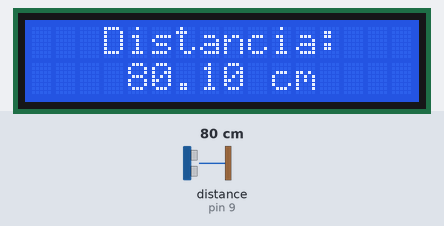
Simulated run of this sketch. Board: Arduino Uno, built with avr-gcc and run on an emulated ATmega328P. Shown: 16×2 character LCD. Wiring (inferred from the names in the program): ultrasonic range finder: trigger pin 10; echo pin 9. Inputs (shaded band) come from the test bench; at power-on: distance to the obstacle (sensor on pin 9) 80 cm. The echo pulse lasts 58.3 µs per cm.

Above: at 2.2 s.
2.3 s: distance to the obstacle (sensor on pin 9) set to 9 cm
At 4.2 s:
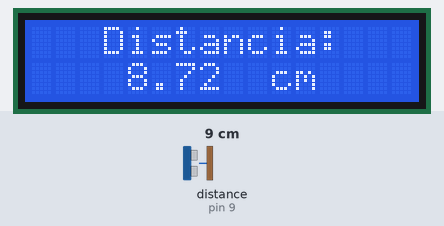
4.6 s: distance to the obstacle (sensor on pin 9) set to 2 cm
At 5.4 s:
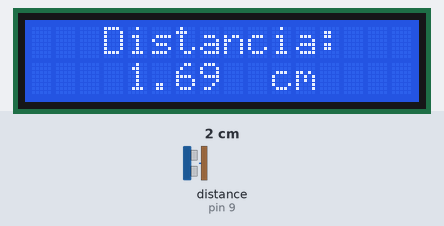
6.1 s: distance to the obstacle (sensor on pin 9) set to 4 cm
At 7.1 s:
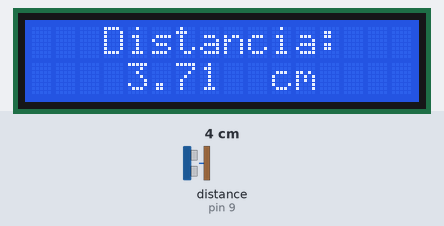
7.6 s: distance to the obstacle (sensor on pin 9) set to 9 cm
At 8.9 s:
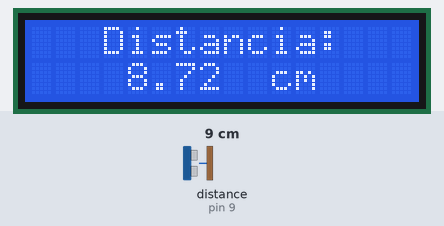
Timing chart, 0 to 10.6 s (numbered marks = the images above; inputs shaded):
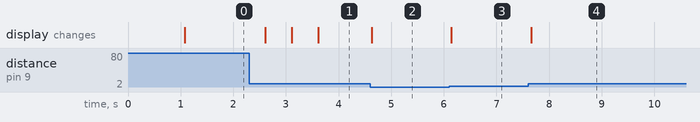

The sketch:

s20.ino
```cpp
#include<LiquidCrystal.h>
#define Trig 10
#define Echo 9

LiquidCrystal pantallita(12, 11, 5, 4, 3, 2);

float tiempo=0,distancia=0;

void setup()
{
  pinMode(Trig,OUTPUT);
  pinMode(Echo,INPUT);
  digitalWrite(Trig,LOW);
  pantallita.begin(16, 2);
  pantallita.setCursor(3,0);
  pantallita.print("Bienvenidos");
  pantallita.setCursor(3,1);
  pantallita.print("PILARES :D");
  delay(1000);
}

void loop()
{
  digitalWrite(Trig,HIGH);
  delayMicroseconds(10);
  digitalWrite(Trig,LOW);
  tiempo=pulseIn(Echo,HIGH);
  tiempo=tiempo/2;
  distancia=tiempo/29;
  pantallita.clear();
  pantallita.setCursor(3,0);
  pantallita.print("Distancia:");
  pantallita.setCursor(4,1);
  pantallita.print(distancia);
  pantallita.setCursor(10,1);
  pantallita.print("cm");
  delay(500);
}
```

Measured:
- after the input at 2.3 s, the display: changes after 0.30 s (image 1)
- after the input at 4.6 s, the display: changes at once (image 2)
- after the input at 6.1 s, the display: changes at once (image 3)
- after the input at 7.6 s, the display: changes after 0.06 s (image 4)
